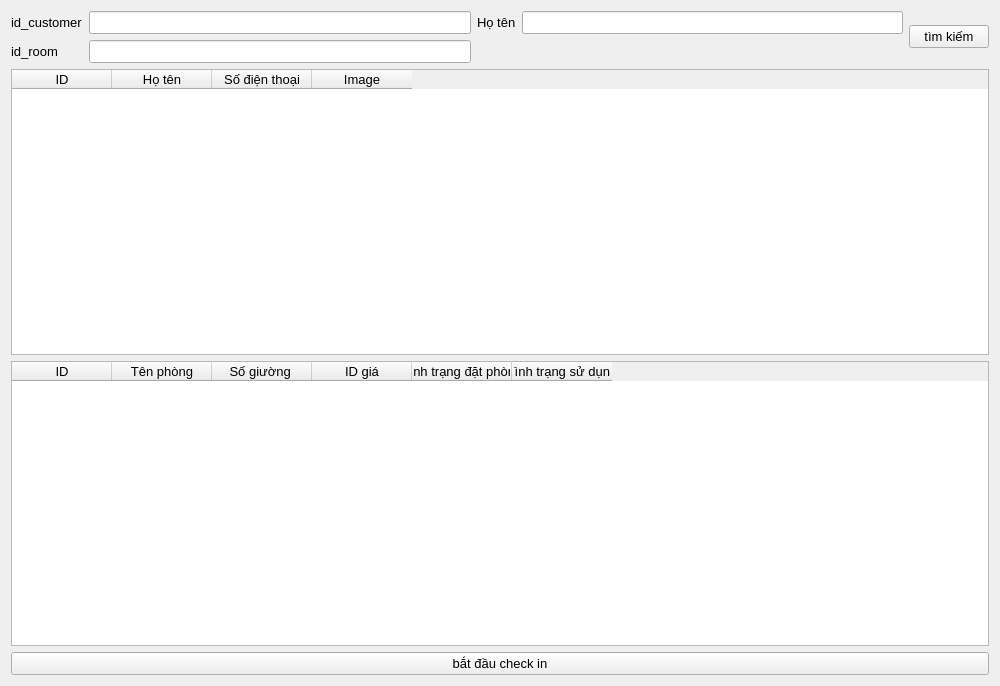
<?xml version="1.0" encoding="UTF-8"?>
<ui version="4.0">
 <class>Form</class>
 <widget class="QWidget" name="Form">
  <property name="geometry">
   <rect>
    <x>0</x>
    <y>0</y>
    <width>1000</width>
    <height>686</height>
   </rect>
  </property>
  <property name="font">
   <font>
    <pointsize>10</pointsize>
   </font>
  </property>
  <property name="windowTitle">
   <string>Form</string>
  </property>
  <layout class="QVBoxLayout" name="verticalLayout_2">
   <item>
    <layout class="QVBoxLayout" name="verticalLayout">
     <item>
      <layout class="QHBoxLayout" name="horizontalLayout">
       <item>
        <layout class="QGridLayout" name="searchbar">
         <item row="0" column="0">
          <widget class="QLabel" name="label_customer">
           <property name="font">
            <font>
             <pointsize>10</pointsize>
            </font>
           </property>
           <property name="text">
            <string>id_customer</string>
           </property>
          </widget>
         </item>
         <item row="0" column="2">
          <widget class="QLabel" name="label">
           <property name="text">
            <string>Họ tên</string>
           </property>
          </widget>
         </item>
         <item row="1" column="0">
          <widget class="QLabel" name="label_room">
           <property name="font">
            <font>
             <pointsize>10</pointsize>
            </font>
           </property>
           <property name="text">
            <string>id_room</string>
           </property>
          </widget>
         </item>
         <item row="1" column="1">
          <widget class="QLineEdit" name="search_room">
           <property name="font">
            <font>
             <pointsize>10</pointsize>
            </font>
           </property>
          </widget>
         </item>
         <item row="0" column="1">
          <widget class="QLineEdit" name="search_customer">
           <property name="font">
            <font>
             <pointsize>10</pointsize>
            </font>
           </property>
          </widget>
         </item>
         <item row="0" column="3">
          <widget class="QLineEdit" name="lineEdit"/>
         </item>
        </layout>
       </item>
       <item>
        <widget class="QPushButton" name="pushButton">
         <property name="font">
          <font>
           <pointsize>10</pointsize>
          </font>
         </property>
         <property name="text">
          <string>tìm kiếm</string>
         </property>
        </widget>
       </item>
      </layout>
     </item>
    </layout>
   </item>
   <item>
    <widget class="QTableWidget" name="view_customer">
     <column>
      <property name="text">
       <string>ID</string>
      </property>
     </column>
     <column>
      <property name="text">
       <string>Họ tên</string>
      </property>
     </column>
     <column>
      <property name="text">
       <string>Số điện thoại</string>
      </property>
     </column>
     <column>
      <property name="text">
       <string>Image</string>
      </property>
     </column>
    </widget>
   </item>
   <item>
    <widget class="QTableWidget" name="view_room">
     <column>
      <property name="text">
       <string>ID</string>
      </property>
     </column>
     <column>
      <property name="text">
       <string>Tên phòng</string>
      </property>
     </column>
     <column>
      <property name="text">
       <string>Số giường </string>
      </property>
     </column>
     <column>
      <property name="text">
       <string>ID giá</string>
      </property>
     </column>
     <column>
      <property name="text">
       <string>Tình trạng đặt phòng</string>
      </property>
     </column>
     <column>
      <property name="text">
       <string>Tình trạng sử dụng</string>
      </property>
     </column>
    </widget>
   </item>
   <item>
    <widget class="QPushButton" name="checkin_button">
     <property name="font">
      <font>
       <pointsize>10</pointsize>
      </font>
     </property>
     <property name="text">
      <string>bắt đầu check in</string>
     </property>
    </widget>
   </item>
  </layout>
 </widget>
 <resources/>
 <connections/>
</ui>
